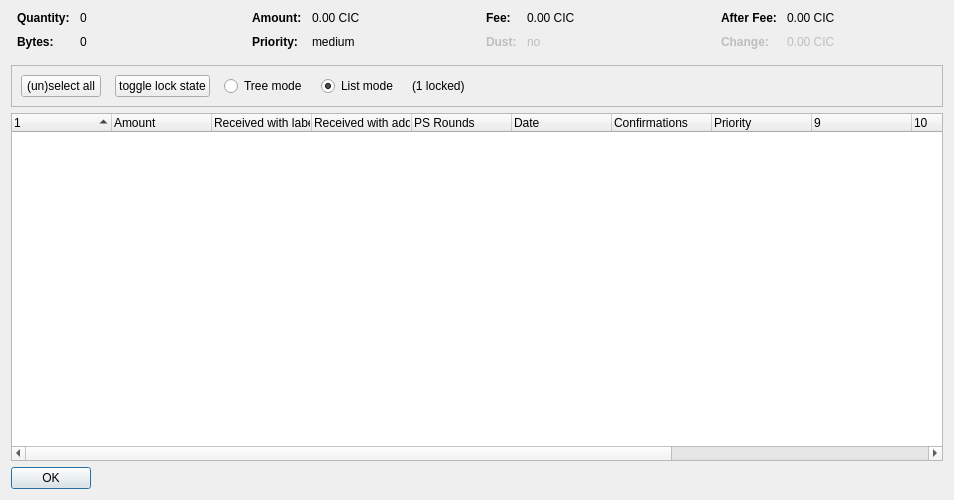
<?xml version="1.0" encoding="UTF-8"?>
<ui version="4.0">
 <class>CoinControlDialog</class>
 <widget class="QDialog" name="CoinControlDialog">
  <property name="geometry">
   <rect>
    <x>0</x>
    <y>0</y>
    <width>954</width>
    <height>500</height>
   </rect>
  </property>
  <property name="windowTitle">
   <string>Coin Selection</string>
  </property>
  <layout class="QVBoxLayout" name="verticalLayout">
   <item>
    <layout class="QHBoxLayout" name="horizontalLayoutTop" stretch="0,0,0,0">
     <property name="topMargin">
      <number>0</number>
     </property>
     <property name="bottomMargin">
      <number>10</number>
     </property>
     <item>
      <layout class="QFormLayout" name="formLayoutCoinControl1">
       <property name="horizontalSpacing">
        <number>10</number>
       </property>
       <property name="verticalSpacing">
        <number>10</number>
       </property>
       <property name="leftMargin">
        <number>6</number>
       </property>
       <property name="rightMargin">
        <number>6</number>
       </property>
       <item row="0" column="0">
        <widget class="QLabel" name="labelCoinControlQuantityText">
         <property name="font">
          <font>
           <weight>75</weight>
           <bold>true</bold>
          </font>
         </property>
         <property name="text">
          <string>Quantity:</string>
         </property>
        </widget>
       </item>
       <item row="0" column="1">
        <widget class="QLabel" name="labelCoinControlQuantity">
         <property name="cursor">
          <cursorShape>IBeamCursor</cursorShape>
         </property>
         <property name="contextMenuPolicy">
          <enum>Qt::ActionsContextMenu</enum>
         </property>
         <property name="text">
          <string notr="true">0</string>
         </property>
         <property name="textInteractionFlags">
          <set>Qt::LinksAccessibleByMouse|Qt::TextSelectableByKeyboard|Qt::TextSelectableByMouse</set>
         </property>
        </widget>
       </item>
       <item row="1" column="0">
        <widget class="QLabel" name="labelCoinControlBytesText">
         <property name="font">
          <font>
           <weight>75</weight>
           <bold>true</bold>
          </font>
         </property>
         <property name="text">
          <string>Bytes:</string>
         </property>
        </widget>
       </item>
       <item row="1" column="1">
        <widget class="QLabel" name="labelCoinControlBytes">
         <property name="cursor">
          <cursorShape>IBeamCursor</cursorShape>
         </property>
         <property name="contextMenuPolicy">
          <enum>Qt::ActionsContextMenu</enum>
         </property>
         <property name="text">
          <string notr="true">0</string>
         </property>
         <property name="textInteractionFlags">
          <set>Qt::LinksAccessibleByMouse|Qt::TextSelectableByKeyboard|Qt::TextSelectableByMouse</set>
         </property>
        </widget>
       </item>
      </layout>
     </item>
     <item>
      <layout class="QFormLayout" name="formLayoutCoinControl2">
       <property name="horizontalSpacing">
        <number>10</number>
       </property>
       <property name="verticalSpacing">
        <number>10</number>
       </property>
       <property name="leftMargin">
        <number>6</number>
       </property>
       <property name="rightMargin">
        <number>6</number>
       </property>
       <item row="0" column="0">
        <widget class="QLabel" name="labelCoinControlAmountText">
         <property name="font">
          <font>
           <weight>75</weight>
           <bold>true</bold>
          </font>
         </property>
         <property name="text">
          <string>Amount:</string>
         </property>
        </widget>
       </item>
       <item row="0" column="1">
        <widget class="QLabel" name="labelCoinControlAmount">
         <property name="cursor">
          <cursorShape>IBeamCursor</cursorShape>
         </property>
         <property name="contextMenuPolicy">
          <enum>Qt::ActionsContextMenu</enum>
         </property>
         <property name="text">
          <string notr="true">0.00 CIC</string>
         </property>
         <property name="textInteractionFlags">
          <set>Qt::LinksAccessibleByMouse|Qt::TextSelectableByKeyboard|Qt::TextSelectableByMouse</set>
         </property>
        </widget>
       </item>
       <item row="1" column="0">
        <widget class="QLabel" name="labelCoinControlPriorityText">
         <property name="font">
          <font>
           <weight>75</weight>
           <bold>true</bold>
          </font>
         </property>
         <property name="text">
          <string>Priority:</string>
         </property>
        </widget>
       </item>
       <item row="1" column="1">
        <widget class="QLabel" name="labelCoinControlPriority">
         <property name="cursor">
          <cursorShape>IBeamCursor</cursorShape>
         </property>
         <property name="contextMenuPolicy">
          <enum>Qt::ActionsContextMenu</enum>
         </property>
         <property name="text">
          <string>medium</string>
         </property>
         <property name="textInteractionFlags">
          <set>Qt::LinksAccessibleByMouse|Qt::TextSelectableByKeyboard|Qt::TextSelectableByMouse</set>
         </property>
        </widget>
       </item>
      </layout>
     </item>
     <item>
      <layout class="QFormLayout" name="formLayoutCoinControl3">
       <property name="horizontalSpacing">
        <number>10</number>
       </property>
       <property name="verticalSpacing">
        <number>10</number>
       </property>
       <property name="leftMargin">
        <number>6</number>
       </property>
       <property name="rightMargin">
        <number>6</number>
       </property>
       <item row="0" column="0">
        <widget class="QLabel" name="labelCoinControlFeeText">
         <property name="font">
          <font>
           <weight>75</weight>
           <bold>true</bold>
          </font>
         </property>
         <property name="text">
          <string>Fee:</string>
         </property>
        </widget>
       </item>
       <item row="0" column="1">
        <widget class="QLabel" name="labelCoinControlFee">
         <property name="cursor">
          <cursorShape>IBeamCursor</cursorShape>
         </property>
         <property name="contextMenuPolicy">
          <enum>Qt::ActionsContextMenu</enum>
         </property>
         <property name="text">
          <string notr="true">0.00 CIC</string>
         </property>
         <property name="textInteractionFlags">
          <set>Qt::LinksAccessibleByMouse|Qt::TextSelectableByKeyboard|Qt::TextSelectableByMouse</set>
         </property>
        </widget>
       </item>
       <item row="1" column="0">
        <widget class="QLabel" name="labelCoinControlLowOutputText">
         <property name="enabled">
          <bool>false</bool>
         </property>
         <property name="font">
          <font>
           <weight>75</weight>
           <bold>true</bold>
          </font>
         </property>
         <property name="text">
          <string>Dust:</string>
         </property>
        </widget>
       </item>
       <item row="1" column="1">
        <widget class="QLabel" name="labelCoinControlLowOutput">
         <property name="enabled">
          <bool>false</bool>
         </property>
         <property name="cursor">
          <cursorShape>IBeamCursor</cursorShape>
         </property>
         <property name="contextMenuPolicy">
          <enum>Qt::ActionsContextMenu</enum>
         </property>
         <property name="text">
          <string>no</string>
         </property>
         <property name="textInteractionFlags">
          <set>Qt::LinksAccessibleByMouse|Qt::TextSelectableByKeyboard|Qt::TextSelectableByMouse</set>
         </property>
        </widget>
       </item>
      </layout>
     </item>
     <item>
      <layout class="QFormLayout" name="formLayoutCoinControl4">
       <property name="horizontalSpacing">
        <number>10</number>
       </property>
       <property name="verticalSpacing">
        <number>10</number>
       </property>
       <property name="leftMargin">
        <number>6</number>
       </property>
       <property name="rightMargin">
        <number>6</number>
       </property>
       <item row="0" column="0">
        <widget class="QLabel" name="labelCoinControlAfterFeeText">
         <property name="font">
          <font>
           <weight>75</weight>
           <bold>true</bold>
          </font>
         </property>
         <property name="text">
          <string>After Fee:</string>
         </property>
        </widget>
       </item>
       <item row="0" column="1">
        <widget class="QLabel" name="labelCoinControlAfterFee">
         <property name="cursor">
          <cursorShape>IBeamCursor</cursorShape>
         </property>
         <property name="contextMenuPolicy">
          <enum>Qt::ActionsContextMenu</enum>
         </property>
         <property name="text">
          <string notr="true">0.00 CIC</string>
         </property>
         <property name="textInteractionFlags">
          <set>Qt::LinksAccessibleByMouse|Qt::TextSelectableByKeyboard|Qt::TextSelectableByMouse</set>
         </property>
        </widget>
       </item>
       <item row="1" column="0">
        <widget class="QLabel" name="labelCoinControlChangeText">
         <property name="enabled">
          <bool>false</bool>
         </property>
         <property name="font">
          <font>
           <weight>75</weight>
           <bold>true</bold>
          </font>
         </property>
         <property name="text">
          <string>Change:</string>
         </property>
        </widget>
       </item>
       <item row="1" column="1">
        <widget class="QLabel" name="labelCoinControlChange">
         <property name="enabled">
          <bool>false</bool>
         </property>
         <property name="cursor">
          <cursorShape>IBeamCursor</cursorShape>
         </property>
         <property name="contextMenuPolicy">
          <enum>Qt::ActionsContextMenu</enum>
         </property>
         <property name="text">
          <string notr="true">0.00 CIC</string>
         </property>
         <property name="textInteractionFlags">
          <set>Qt::LinksAccessibleByMouse|Qt::TextSelectableByKeyboard|Qt::TextSelectableByMouse</set>
         </property>
        </widget>
       </item>
      </layout>
     </item>
    </layout>
   </item>
   <item>
    <widget class="QFrame" name="frame">
     <property name="minimumSize">
      <size>
       <width>0</width>
       <height>40</height>
      </size>
     </property>
     <property name="frameShape">
      <enum>QFrame::StyledPanel</enum>
     </property>
     <property name="frameShadow">
      <enum>QFrame::Sunken</enum>
     </property>
     <layout class="QHBoxLayout" name="horizontalLayout">
      <item>
       <layout class="QHBoxLayout" name="horizontalLayoutPanel" stretch="0,0,0,0,0,0">
        <property name="spacing">
         <number>14</number>
        </property>
        <item>
         <widget class="QPushButton" name="pushButtonSelectAll">
          <property name="sizePolicy">
           <sizepolicy hsizetype="Maximum" vsizetype="Fixed">
            <horstretch>0</horstretch>
            <verstretch>0</verstretch>
           </sizepolicy>
          </property>
          <property name="text">
           <string>(un)select all</string>
          </property>
          <property name="autoDefault">
           <bool>false</bool>
          </property>
         </widget>
        </item>
        <item>
         <widget class="QPushButton" name="pushButtonToggleLock">
          <property name="sizePolicy">
           <sizepolicy hsizetype="Maximum" vsizetype="Fixed">
            <horstretch>0</horstretch>
            <verstretch>0</verstretch>
           </sizepolicy>
          </property>
          <property name="text">
           <string>toggle lock state</string>
          </property>
          <property name="autoDefault">
           <bool>false</bool>
          </property>
         </widget>
        </item>
        <item>
         <widget class="QRadioButton" name="radioTreeMode">
          <property name="sizePolicy">
           <sizepolicy hsizetype="Maximum" vsizetype="Fixed">
            <horstretch>0</horstretch>
            <verstretch>0</verstretch>
           </sizepolicy>
          </property>
          <property name="text">
           <string>Tree mode</string>
          </property>
         </widget>
        </item>
        <item>
         <widget class="QRadioButton" name="radioListMode">
          <property name="sizePolicy">
           <sizepolicy hsizetype="Maximum" vsizetype="Fixed">
            <horstretch>0</horstretch>
            <verstretch>0</verstretch>
           </sizepolicy>
          </property>
          <property name="text">
           <string>List mode</string>
          </property>
          <property name="checked">
           <bool>true</bool>
          </property>
         </widget>
        </item>
        <item>
         <widget class="QLabel" name="labelLocked">
          <property name="text">
           <string>(1 locked)</string>
          </property>
         </widget>
        </item>
        <item>
         <spacer name="horizontalSpacer">
          <property name="orientation">
           <enum>Qt::Horizontal</enum>
          </property>
          <property name="sizeHint" stdset="0">
           <size>
            <width>40</width>
            <height>20</height>
           </size>
          </property>
         </spacer>
        </item>
       </layout>
      </item>
     </layout>
    </widget>
   </item>
   <item>
    <widget class="CoinControlTreeWidget" name="treeWidget">
     <property name="contextMenuPolicy">
      <enum>Qt::CustomContextMenu</enum>
     </property>
     <property name="sortingEnabled">
      <bool>false</bool>
     </property>
     <property name="columnCount">
      <number>13</number>
     </property>
     <attribute name="headerShowSortIndicator" stdset="0">
      <bool>true</bool>
     </attribute>
     <attribute name="headerStretchLastSection">
      <bool>false</bool>
     </attribute>
     <column>
      <property name="text">
       <string/>
      </property>
     </column>
     <column>
      <property name="text">
       <string>Amount</string>
      </property>
     </column>
     <column>
      <property name="text">
       <string>Received with label</string>
      </property>
     </column>
     <column>
      <property name="text">
       <string>Received with address</string>
      </property>
     </column>
     <column>
      <property name="text">
       <string>PS Rounds</string>
      </property>
     </column>
     <column>
      <property name="text">
       <string>Date</string>
      </property>
     </column>
     <column>
      <property name="text">
       <string>Confirmations</string>
      </property>
      <property name="toolTip">
       <string>Confirmed</string>
      </property>
     </column>
     <column>
      <property name="text">
       <string>Priority</string>
      </property>
     </column>
     <column>
      <property name="text">
       <string/>
      </property>
     </column>
     <column>
      <property name="text">
       <string/>
      </property>
     </column>
     <column>
      <property name="text">
       <string/>
      </property>
     </column>
     <column>
      <property name="text">
       <string/>
      </property>
     </column>
     <column>
      <property name="text">
       <string/>
      </property>
     </column>
    </widget>
   </item>
   <item>
    <widget class="QDialogButtonBox" name="buttonBox">
     <property name="sizePolicy">
      <sizepolicy hsizetype="Maximum" vsizetype="Fixed">
       <horstretch>0</horstretch>
       <verstretch>0</verstretch>
      </sizepolicy>
     </property>
     <property name="orientation">
      <enum>Qt::Horizontal</enum>
     </property>
     <property name="standardButtons">
      <set>QDialogButtonBox::Ok</set>
     </property>
    </widget>
   </item>
  </layout>
 </widget>
 <customwidgets>
  <customwidget>
   <class>CoinControlTreeWidget</class>
   <extends>QTreeWidget</extends>
   <header>coincontroltreewidget.h</header>
  </customwidget>
 </customwidgets>
 <resources/>
 <connections/>
</ui>
